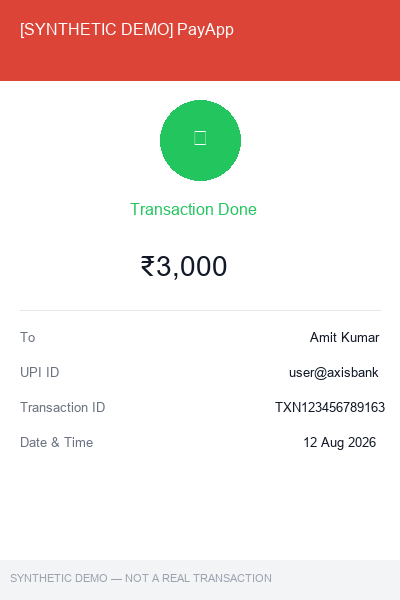
#> input picture ml/data/raw/genuine/synthetic_genuine_0000.png, 400 x 600 px; its folder holds only this picture in this run
$ python generate_manipulated_data.py
#> lines starting #> are read from the running program, lines starting #| are printed output that depends on the picture
"""
VeriShot AI — Synthetic Manipulated Data Generator

Creates realistic synthetic manipulated screenshots from genuine ones.

Manipulation types implemented:
1. text_replacement   — Replace text in a region with different text
2. amount_modification — Modify currency amounts
3. date_modification   — Modify date strings
4. name_modification   — Modify name/recipient fields
5. id_modification     — Modify transaction/reference IDs
6. region_overlay      — Paste a content block over a region
7. brightness_patch    — Alter brightness of a region (subtle editing artifact)
8. color_shift_region  — Shift color hue in a specific region

The script also generates synthetic "genuine" screenshots if none exist.

Usage:
    python generate_manipulated_data.py
    python generate_manipulated_data.py --input_dir path/to/genuine --count 50
    python generate_manipulated_data.py --generate_genuine 50
"""
import argparse
import json
import logging
import random
import re
import sys
from pathlib import Path
from typing import Optional

import numpy as np
from PIL import Image, ImageDraw, ImageFont, ImageFilter

sys.path.insert(0, str(Path(__file__).parent.parent / "ml"))

logging.basicConfig(level=logging.INFO, format="%(levelname)s: %(message)s")
logger = logging.getLogger(__name__)

GENUINE_DIR = Path(__file__).parent.parent / "ml" / "data" / "raw" / "genuine"
MANIPULATED_DIR = Path(__file__).parent.parent / "ml" / "data" / "raw" / "manipulated"
METADATA_DIR = Path(__file__).parent.parent / "ml" / "data"

# Fonts — try to find system fonts, fall back to default
FONT_PATHS = [
    "C:/Windows/Fonts/Arial.ttf",
    "C:/Windows/Fonts/Calibri.ttf",
    "C:/Windows/Fonts/segoeui.ttf",
    "/usr/share/fonts/truetype/liberation/LiberationSans-Regular.ttf",
    "/System/Library/Fonts/Helvetica.ttf",
]


def get_font(size: int = 16) -> Optional[ImageFont.FreeTypeFont]:
    """Get a font for text rendering."""
    for path in FONT_PATHS:
        try:
            return ImageFont.truetype(path, size)
        except (OSError, IOError):
            continue
    try:
        return ImageFont.load_default()
    except Exception:
        return None


# ── Sample data for synthetic genuine screenshots ───────────────────────────
GENUINE_NAMES = [
    "Rahul Sharma", "Priya Patel", "Amit Kumar", "Sneha Reddy",
    "Rajesh Verma", "Anita Singh", "Vikram Gupta", "Pooja Nair",
]
TRANSACTION_IDS = [
    "TXN123456789", "REF987654321", "UPI20240817123", "IMPS20240817456",
    "NEFT20240817789", "ORDER20240817012",
]
AMOUNTS = [500, 1000, 1500, 2000, 2500, 3000, 5000, 750, 250, 100, 200]
UPI_IDS = [
    "rahul@okaxis", "priya@paytm", "amit@ybl", "sneha@okicici",
    "user@axisbank", "merchant@hdfc",
]
STATUS_OPTIONS = ["Payment Successful", "Transfer Complete", "Transaction Done"]
DATES = [
    "17 Aug 2026", "16 Aug 2026", "15 Aug 2026", "14 Aug 2026",
    "13 Aug 2026", "12 Aug 2026",
]


def generate_genuine_screenshot(output_path: Path, index: int) -> dict:
    """
    Generate a synthetic genuine payment screenshot.
    These are clearly labeled as synthetic/demo.
    """
    # Random parameters
    amount = random.choice(AMOUNTS)
    name = random.choice(GENUINE_NAMES)
    txn_id = random.choice(TRANSACTION_IDS) + str(random.randint(100, 999))
    upi_id = random.choice(UPI_IDS)
    date = random.choice(DATES)
    status = random.choice(STATUS_OPTIONS)

    # Create image
    width, height = 400, 600
    bg_color = random.choice([
        (255, 255, 255),  # White
        (248, 248, 255),  # Light blue
        (240, 255, 240),  # Light green
    ])
    img = Image.new("RGB", (width, height), color=bg_color)
    draw = ImageDraw.Draw(img)

    # Background styling
    header_color = random.choice([
        (26, 115, 232),   # Blue
        (15, 157, 88),    # Green
        (219, 68, 55),    # Red
    ])
    draw.rectangle([0, 0, width, 80], fill=header_color)

    # App name in header
    font_large = get_font(22)
    font_medium = get_font(16)
    font_small = get_font(13)
    font_tiny = get_font(11)

    # Header text
    draw.text((20, 20), "[SYNTHETIC DEMO] PayApp", fill=(255, 255, 255), font=font_medium)

    # Status checkmark area
    y = 100
    draw.ellipse([width//2 - 40, y, width//2 + 40, y + 80], fill=(34, 197, 94))
    draw.text((width//2 - 8, y + 25), "✓", fill=(255, 255, 255), font=font_large)

    y = 200
    draw.text((width//2 - 70, y), status, fill=(34, 197, 94), font=font_medium)

    # Amount
    y = 250
    amount_str = f"₹{amount:,}"
    draw.text((width//2 - 60, y), amount_str, fill=(17, 24, 39), font=get_font(28))

    # Divider
    y = 310
    draw.line([20, y, width - 20, y], fill=(229, 231, 235), width=1)

    # Transaction details
    y = 330
    details = [
        ("To", name),
        ("UPI ID", upi_id),
        ("Transaction ID", txn_id),
        ("Date & Time", date),
    ]
    for label, value in details:
        draw.text((20, y), label, fill=(107, 114, 128), font=font_small)
        draw.text((width - 20 - len(value) * 7, y), value, fill=(17, 24, 39), font=font_small)
        y += 35

    # Footer note (clearly marks as synthetic)
    draw.rectangle([0, height - 40, width, height], fill=(243, 244, 246))
    draw.text(
        (10, height - 28),
        "SYNTHETIC DEMO — NOT A REAL TRANSACTION",
        fill=(156, 163, 175),
        font=font_tiny
    )

    output_path.parent.mkdir(parents=True, exist_ok=True)
    img.save(str(output_path), "PNG")

    return {
        "amount": amount,
        "name": name,
        "txn_id": txn_id,
        "upi_id": upi_id,
        "date": date,
        "status": status,
    }


def manipulate_text_region(
    img: Image.Image,
    bbox: tuple,
    new_text: str,
    bg_color: tuple = (255, 255, 255),
    text_color: tuple = (0, 0, 0),
    font_size: int = 16,
) -> Image.Image:
    """Replace text in a bounding box region."""
    img_copy = img.copy()
    draw = ImageDraw.Draw(img_copy)
    x1, y1, x2, y2 = bbox

    # Sample background color from nearby pixels
    try:
        sample_region = img_copy.crop((x1, y1, x1 + 5, y1 + 5))
        sample_arr = np.array(sample_region)
        bg_color = tuple(int(c) for c in sample_arr.mean(axis=(0, 1))[:3])
    except Exception:
        pass

    # Clear the region
    draw.rectangle([x1, y1, x2, y2], fill=bg_color)

    # Draw new text
    font = get_font(font_size)
    draw.text((x1 + 2, y1 + 2), new_text, fill=text_color, font=font)

    return img_copy


# [31 lines left out: function create_amount_manipulation, not called in this run]


def create_date_manipulation(
    img: Image.Image,
    original_meta: dict,
    output_path: Path,
) -> dict:
    """Manipulate the date in a screenshot."""
    w, h = img.size
    date_bbox = (20, int(h * 0.7), w - 20, int(h * 0.7) + 30)

    original_date = original_meta.get("date", "17 Aug 2026")
    # Choose a future or past date
    fake_dates = [
        "01 Jan 2026", "15 Mar 2026", "30 Jun 2026",
        "20 Nov 2025", "05 Dec 2025", "28 Feb 2026"
    ]
    new_date = random.choice([d for d in fake_dates if d != original_date])

    manipulated = manipulate_text_region(img, date_bbox, f"Date & Time   {new_date}", font_size=13)
    manipulated.save(str(output_path), "PNG")

    return {
        "source": original_meta.get("source", ""),
        "output": str(output_path.name),
        "type": "date_modification",
        "original_date": original_date,
        "new_date": new_date,
        "region": list(date_bbox),
    }


# [27 lines left out: function create_name_manipulation, not called in this run]


def create_region_overlay(
    img: Image.Image,
    original_meta: dict,
    output_path: Path,
) -> dict:
    """Paste a colored overlay region (simulates copy-paste manipulation)."""
    w, h = img.size
    img_copy = img.copy()
    draw = ImageDraw.Draw(img_copy)

    # Random region
    rx = random.randint(w // 4, w // 2)
    ry = random.randint(h // 4, h // 2)
    rw = random.randint(60, 120)
    rh = random.randint(20, 40)

    # Sample color from image and create a slightly different overlay
    sample = img_copy.crop((rx, ry, rx + rw, ry + rh))
    sample_arr = np.array(sample).astype(float)
    # Shift color slightly
    shift = random.uniform(5, 15)
    new_arr = np.clip(sample_arr + shift, 0, 255).astype(np.uint8)
    overlay = Image.fromarray(new_arr)
    img_copy.paste(overlay, (rx, ry))

    img_copy.save(str(output_path), "PNG")

    return {
        "source": original_meta.get("source", ""),
        "output": str(output_path.name),
        "type": "region_overlay",
        "region": [rx, ry, rx + rw, ry + rh],
    }


# [15 lines left out: function _add_compression_artifact, not called in this run]


MANIPULATION_FUNCTIONS = {
    "amount_modification": create_amount_manipulation,
    "date_modification": create_date_manipulation,
    "name_modification": create_name_manipulation,
    "region_overlay": create_region_overlay,
}


def generate_dataset(
    input_dir: Path,
    output_dir: Path,
    manipulations_per_image: int = 3,
    generate_genuine: int = 0,
    genuine_dir: Path = GENUINE_DIR,
) -> list[dict]:
    """
    Generate manipulated versions of all genuine screenshots.

    Args:
        input_dir: Directory with genuine screenshots
        output_dir: Directory to save manipulated screenshots
        manipulations_per_image: Number of manipulated versions per genuine image
        generate_genuine: Number of synthetic genuine screenshots to generate first

    Returns:
        List of manipulation metadata dicts
    """
#> called with manipulations_per_image = 3, generate_genuine = 50
    output_dir.mkdir(parents=True, exist_ok=True)
    metadata_records = []

    # Generate synthetic genuine screenshots if requested
    if generate_genuine > 0:
        logger.info(f"Generating {generate_genuine} synthetic genuine screenshots...")
        genuine_dir.mkdir(parents=True, exist_ok=True)
        for i in range(generate_genuine):
            output_path = genuine_dir / f"synthetic_genuine_{i:04d}.png"
            if output_path.exists():
                continue
            meta = generate_genuine_screenshot(output_path, i)
            meta["source"] = str(output_path.name)
            logger.info(f"Generated genuine: {output_path.name}")
#> this loop made 50 passes
#> pass 2, in generate_genuine_screenshot, `img = Image.new("RGB", (width, height), color=bg_color)`:
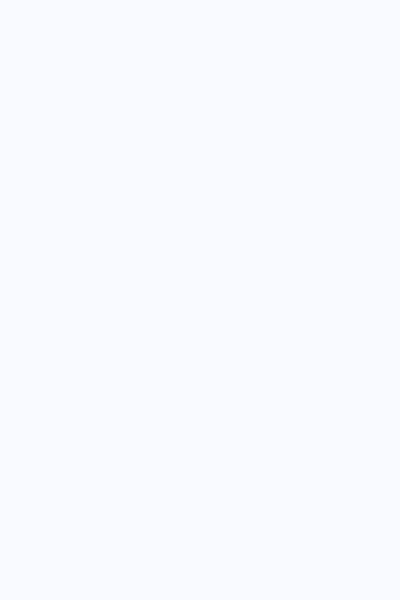
#> img: PIL image 400x600 RGB; mean R, G, B 248, 248, 255
#> pass 2, in generate_genuine_screenshot, `img.save(str(output_path), "PNG")`:
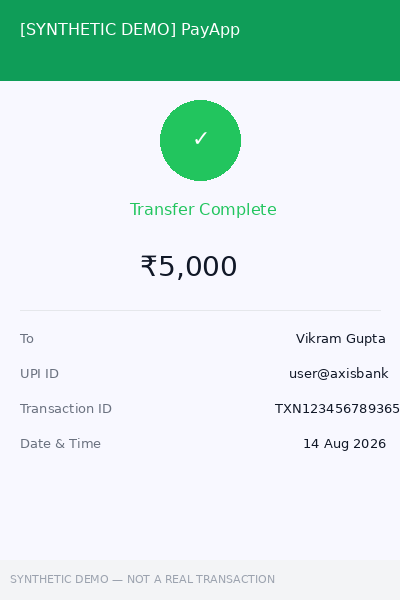
#> saved as synthetic_genuine_0001.png: PIL image 400x600 RGB; mean R, G, B 209.8, 232.5, 226.7

    # Find all genuine images
    genuine_paths = []
    for ext in [".png", ".jpg", ".jpeg"]:
        genuine_paths.extend(input_dir.glob(f"*{ext}"))
        genuine_paths.extend(input_dir.glob(f"*{ext.upper()}"))

    if not genuine_paths:
        logger.error(f"No genuine images found in {input_dir}")
        return []

    logger.info(f"Found {len(genuine_paths)} genuine images. Generating manipulations...")

    for img_path in genuine_paths:
        try:
            img = Image.open(str(img_path)).convert("RGB")
#> img is the input picture: PIL image 400x600 RGB; mean R, G, B 242.2, 226.2, 222.4
            w, h = img.size
#> w = 400; h = 600

            # Choose manipulation types (no repeats)
            manip_types = random.sample(
                list(MANIPULATION_FUNCTIONS.keys()),
                min(manipulations_per_image, len(MANIPULATION_FUNCTIONS))
            )

            for manip_type in manip_types:
                stem = img_path.stem
                output_name = f"{stem}_{manip_type}.png"
                output_path = output_dir / output_name

                if output_path.exists():
                    logger.debug(f"Skipping existing: {output_name}")
                    continue

                meta = {"source": img_path.name, "amount": 500, "name": "", "date": "17 Aug 2026"}

                manip_fn = MANIPULATION_FUNCTIONS[manip_type]
                try:
                    record = manip_fn(img, meta, output_path)
                    record["source"] = img_path.name
                    metadata_records.append(record)
                    logger.info(f"Generated: {output_name}")
                except Exception as e:
                    logger.warning(f"Failed to generate {output_name}: {e}")
#> this loop made 3 passes
#> pass 3, in create_region_overlay, `sample = img_copy.crop((rx, ry, rx + rw, ry + rh))`:
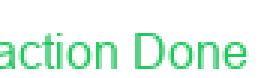
#> sample: PIL image 87x26 RGB (shown 3 times larger); mean R, G, B 228.5, 248, 235.7
#> after the loop, metadata_records = 2 items

        except Exception as e:
            logger.warning(f"Failed to process {img_path.name}: {e}")

    # Save metadata
    metadata_path = METADATA_DIR / "manipulation_metadata.json"
    with open(str(metadata_path), "w") as f:
        json.dump(metadata_records, f, indent=2)
    logger.info(f"Metadata saved to {metadata_path}")

    return metadata_records


def parse_args():
    parser = argparse.ArgumentParser(description="Generate synthetic manipulated screenshots")
    parser.add_argument("--input_dir", type=Path, default=GENUINE_DIR,
                        help="Input directory with genuine screenshots")
    parser.add_argument("--output_dir", type=Path, default=MANIPULATED_DIR,
                        help="Output directory for manipulated screenshots")
    parser.add_argument("--manipulations_per_image", type=int, default=3,
                        help="Number of manipulated versions per genuine image")
    parser.add_argument("--generate_genuine", type=int, default=50,
                        help="Generate N synthetic genuine screenshots first")
    return parser.parse_args()


if __name__ == "__main__":
    args = parse_args()
    records = generate_dataset(
        input_dir=args.input_dir,
        output_dir=args.output_dir,
        manipulations_per_image=args.manipulations_per_image,
        generate_genuine=args.generate_genuine,
    )
#> records = 2 items
    print(f"\nGenerated {len(records)} manipulated screenshots")
#| Generated 2 manipulated screenshots
    print(f"  Genuine: {args.input_dir}")
    print(f"  Manipulated: {args.output_dir}")
